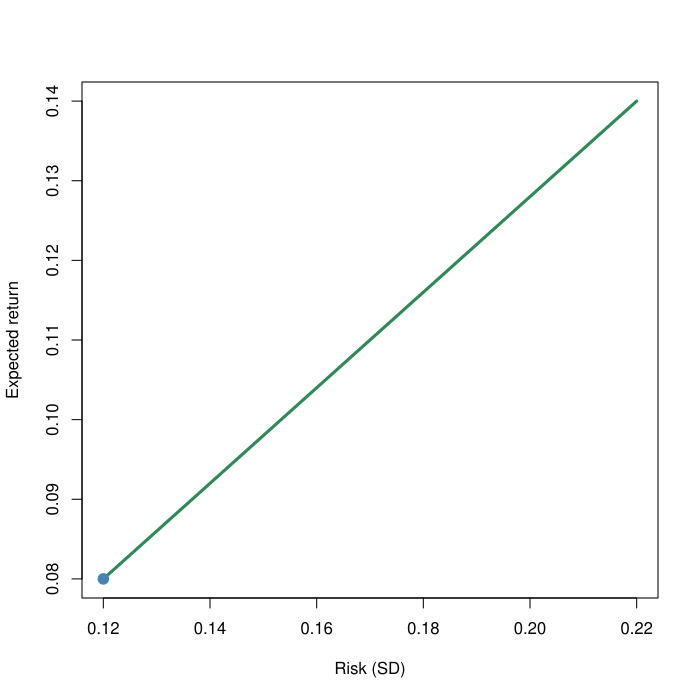

Reproduce this figure in R.
pdf('tests/r-output/case-6.pdf')
# 实验08：两资产均值—方差组合
mu <- c(A = 0.08, B = 0.14)
s <- c(A = 0.12, B = 0.22)
rho <- 1
w1 <- 1
w2 <- 1 - w1
rp <- w1*mu[1] + w2*mu[2]
vp <- w1^2*s[1]^2 +
      w2^2*s[2]^2 +
      2*w1*w2*s[1]*s[2]*rho
sp <- sqrt(vp)
d <- (s[1]-s[2])^2 +
     2*s[1]*s[2]*(1-rho)
mv <- if (d == 0) {
  as.numeric(mu[1] >= mu[2])
} else {
  max(0, min(1,
    (s[2]*(s[2]-s[1]) +
     s[1]*s[2]*(1-rho))/d))
}
w <- sort(unique(c(
  seq(0, 1, 0.0025), mv)))
ret <- w*mu[1] + (1-w)*mu[2]
vol <- sqrt(
  (w*s[1]-(1-w)*s[2])^2 +
  2*w*(1-w)*s[1]*s[2]*(1+rho))
eff <- w <= mv + 1e-10
plot(vol, ret, type="l",
  col="grey70", xlab="Risk (SD)",
  ylab="Expected return")
lines(vol[eff], ret[eff],
  col="seagreen", lwd=3)
points(vol[eff], ret[eff],
  col="seagreen", pch=16, cex=.3)
points(sp, rp, pch=19,
  col="steelblue", cex=1.4)
print(c(return=rp,
  variance=vp, sd=sp))
cat(sprintf('RESULT %.17g %.17g %.17g\n',rp,vp,sp))
cat('EFFICIENT',sum(eff),'\n')
cat(sprintf('MV %.17g\n',mv))
dev.off()
